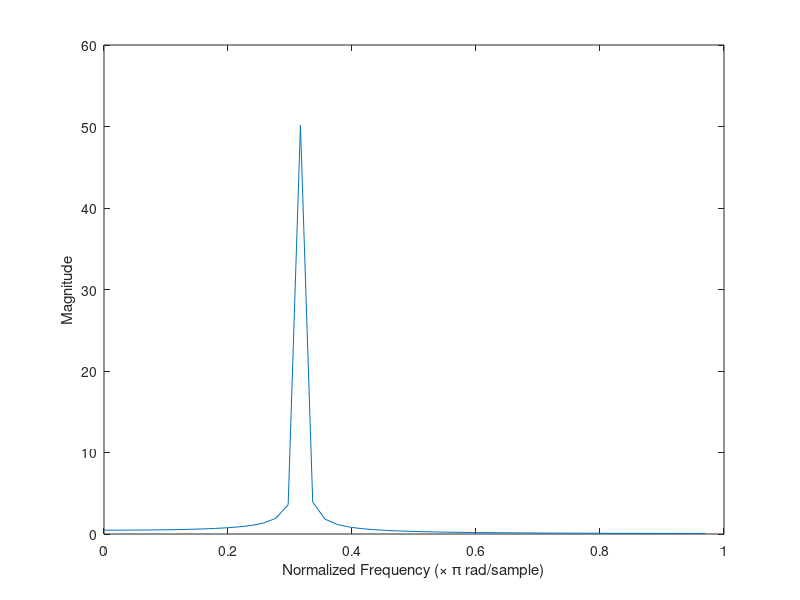

This chart was generated by the following MATLAB code:
x = cos(2*pi*0:100);
% Assuming you have your signal in `x`
N = length(x); % Length of signal
fs = 1000; % Sampling frequency in Hz
X_fft = fft(x, N); % Compute FFT

% Generate frequency vector for plotting
f = (0:N-1)*(fs/N); % Full frequency axis
normalized_frequency_full = f / (fs/2); % Normalize by Nyquist frequency

% Plot only the first half (since FFT is symmetric for real signals)
plot(normalized_frequency_full(1:N/2), abs(X_fft(1:N/2)));
xlabel('Normalized Frequency (\times \pi rad/sample)');
ylabel('Magnitude');
